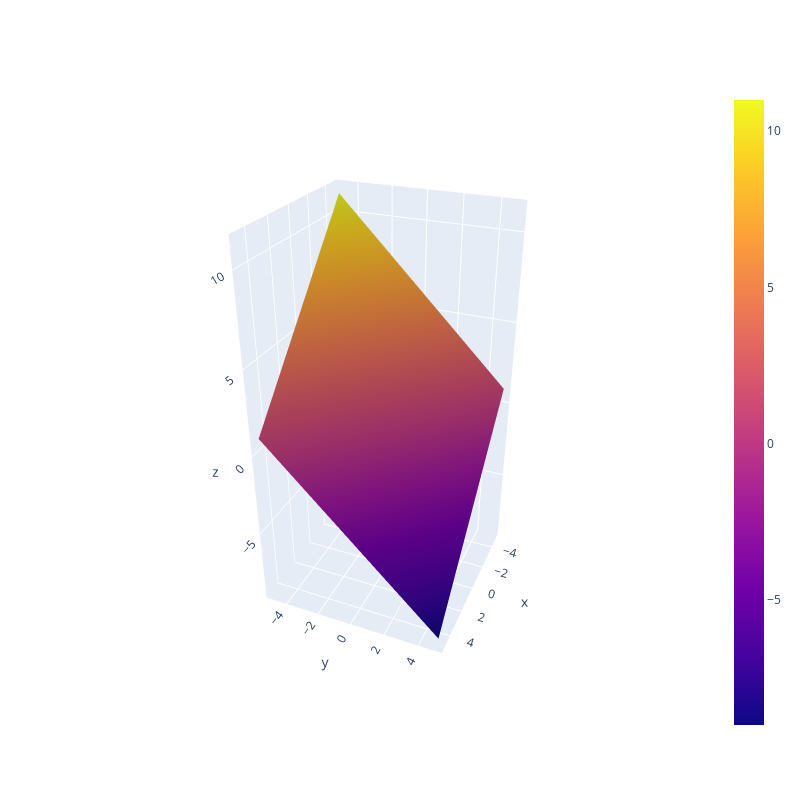

Source (notebook cell):
### Code cell
def f(x, y):
    return 1 - x- y

x = np.linspace(-5, 5, 100)
y = np.linspace(-5, 5, 100)

X, Y = np.meshgrid(x, y)
Z = f(X, Y)

fig = go.Figure(go.Surface(x=X,y=Y,z=Z,))
fig.update_layout( autosize=False,
                  width=800, height=800, margin=dict(l=65, r=50, b=65, t=90))
fig.show()

### Figure 1 — Plotly figure (JSON) as saved in the notebook; plotly's stock layout.template omitted (floating-point values rounded to 4 significant figures; data arrays with more than 128 entries replaced by an {"elided": "..."} marker saying what was removed)
{"data": [{"type": "surface", "x": {"elided": "100x100 float values"}, "y": {"elided": "100x100 float values"}, "z": {"elided": "100x100 float values"}}], "layout": {"autosize": false, "height": 800, "margin": {"b": 65, "l": 65, "r": 50, "t": 90}, "scene": {"aspectmode": "auto", "aspectratio": {"x": 0.7937, "y": 0.7937, "z": 1.587}, "camera": {"center": {"x": 0, "y": 0, "z": 0}, "eye": {"x": 2.484, "y": 1.048, "z": 1.565}, "projection": {"type": "perspective"}, "up": {"x": 0, "y": 0, "z": 1}}}, "width": 800}}
